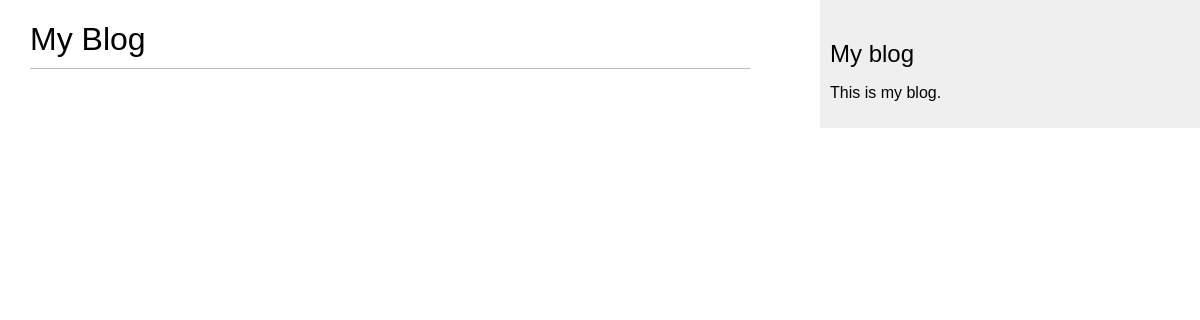
/blog/, run on an earlier commit of the app's database.
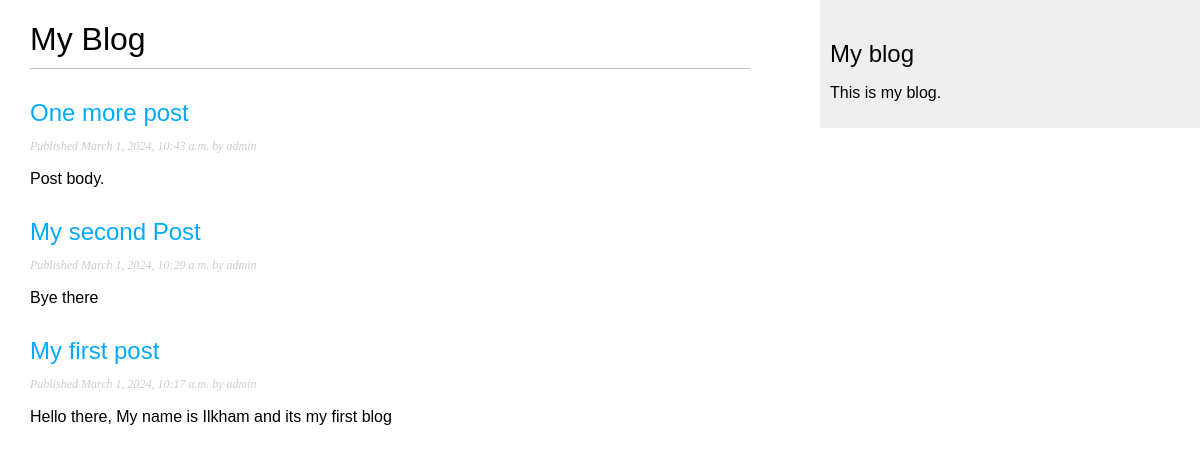
And on a later commit of the database.
### blog/models.py (models this page shows, shortened)
class Post(models.Model):
    class Status(models.TextChoices):
        DRAFT = 'DF', 'Draft'
        PUBLISHED = 'PB', 'Published'
    title = models.CharField(max_length=250)
    slug = models.SlugField(max_length=250)
    author = models.ForeignKey(User,
                               on_delete=models.CASCADE,
                               related_name='blog_posts')
    body = models.TextField()
    publish = models.DateTimeField(default=timezone.now)
    created = models.DateTimeField(auto_now_add=True)
    updated = models.DateTimeField(auto_now=True)
    status = models.CharField(max_length=2,
                              choices=Status.choices,
                              default=Status.DRAFT)
    objects = models.Manager()
    published = PublishedManager() #конкретно-прикладной менеджер
    drafted = DraftedManager()  # конкретно-прикладной менеджер
    class Meta:
        ordering = ['-publish']
        indexes = [
            models.Index(fields=['-publish']),
        ]

### blog/views.py (the view)
# urls.py: path('', views.post_list, name='post_list'),
def post_list(request):
    posts = Post.published.all()
    return render(request, 'blog/post/list.html', {'posts': posts})

### blog/models.py (called while the page is built)
    def get_queryset(self):
        return super().get_queryset()\
                      .filter(status=Post.Status.PUBLISHED)

### blog/templates/blog/post/list.html (shortened to what this page needs)
{% extends "blog/base.html" %}
 {% block content %}
  <h1>My Blog</h1>
  {% for post in posts %}
    <h2>
      <a href="{% url 'blog:post_detail' post.id %}">
        {{ post.title }}
      </a>
    </h2>
    <p class="date">
      Published {{ post.publish }} by {{ post.author }}
    </p>
    {{ post.body|truncatewords:30|linebreaks }}
  {% endfor %}
  {% endblock %}

### blog/templates/blog/base.html (shortened to what this page needs)
{% load static %}
<!DOCTYPE html>
<html>
<head>
    <link href="{% static "css/blog.css" %}" rel="stylesheet">
</head>
<body>
<div id="content">
    {% block content %}
    {% endblock %}
</div>
<div id="sidebar">
    <h2>My blog</h2>
    <p>This is my blog.</p>
</div>
</body>
</html>

### blog/static/css/blog.css (style rules this page uses)
body { margin:0; padding:0; font-family:helvetica, sans-serif; }
a { color:#00abff; text-decoration:none; }
h1 { font-weight:normal; border-bottom:1px solid #bbb; padding:0 0 10px 0; }
h2 { font-weight:normal; margin:30px 0 0; }
#content { float:left; width:60%; padding:0 0 0 30px; }
#sidebar { float:right; width:30%; padding:10px; background:#efefef; height:100%; }
p.date { color:#ccc; font-family: georgia, serif; font-size: 12px; font-style: italic; }

What changed in the data, as far as the page shows it:
now on this page (row edited): Post: title "One more post", publish "March 1, 2024, 10:43 a.m.", author "admin", body "Post body."
now on this page (row edited): Post: title "My second Post", publish "March 1, 2024, 10:29 a.m.", author "admin", body "Bye there"
now on this page (row edited): Post: title "My first post", publish "March 1, 2024, 10:17 a.m.", author "admin", body "Hello there, My name is Ilkham and its my first blog"
